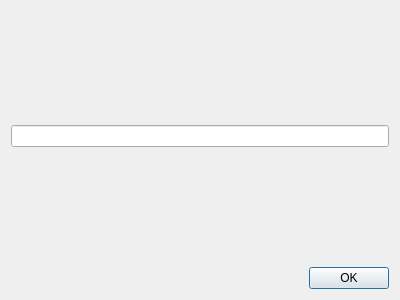
<?xml version="1.0" encoding="UTF-8"?>
<ui version="4.0">
 <class>Dialog</class>
 <widget class="QDialog" name="Dialog">
  <property name="geometry">
   <rect>
    <x>0</x>
    <y>0</y>
    <width>400</width>
    <height>300</height>
   </rect>
  </property>
  <property name="windowTitle">
   <string>Dialog</string>
  </property>
  <layout class="QVBoxLayout" name="verticalLayout">
   <item>
    <spacer name="verticalSpacer_2">
     <property name="orientation">
      <enum>Qt::Vertical</enum>
     </property>
     <property name="sizeHint" stdset="0">
      <size>
       <width>20</width>
       <height>40</height>
      </size>
     </property>
    </spacer>
   </item>
   <item>
    <widget class="QLineEdit" name="lineEdit">
     <property name="alignment">
      <set>Qt::AlignCenter</set>
     </property>
    </widget>
   </item>
   <item>
    <spacer name="verticalSpacer">
     <property name="orientation">
      <enum>Qt::Vertical</enum>
     </property>
     <property name="sizeHint" stdset="0">
      <size>
       <width>20</width>
       <height>40</height>
      </size>
     </property>
    </spacer>
   </item>
   <item>
    <widget class="QDialogButtonBox" name="buttonBox">
     <property name="orientation">
      <enum>Qt::Horizontal</enum>
     </property>
     <property name="standardButtons">
      <set>QDialogButtonBox::Ok</set>
     </property>
    </widget>
   </item>
  </layout>
 </widget>
 <resources/>
 <connections>
  <connection>
   <sender>buttonBox</sender>
   <signal>accepted()</signal>
   <receiver>Dialog</receiver>
   <slot>accept()</slot>
   <hints>
    <hint type="sourcelabel">
     <x>248</x>
     <y>254</y>
    </hint>
    <hint type="destinationlabel">
     <x>157</x>
     <y>274</y>
    </hint>
   </hints>
  </connection>
  <connection>
   <sender>buttonBox</sender>
   <signal>rejected()</signal>
   <receiver>Dialog</receiver>
   <slot>reject()</slot>
   <hints>
    <hint type="sourcelabel">
     <x>316</x>
     <y>260</y>
    </hint>
    <hint type="destinationlabel">
     <x>286</x>
     <y>274</y>
    </hint>
   </hints>
  </connection>
 </connections>
</ui>
